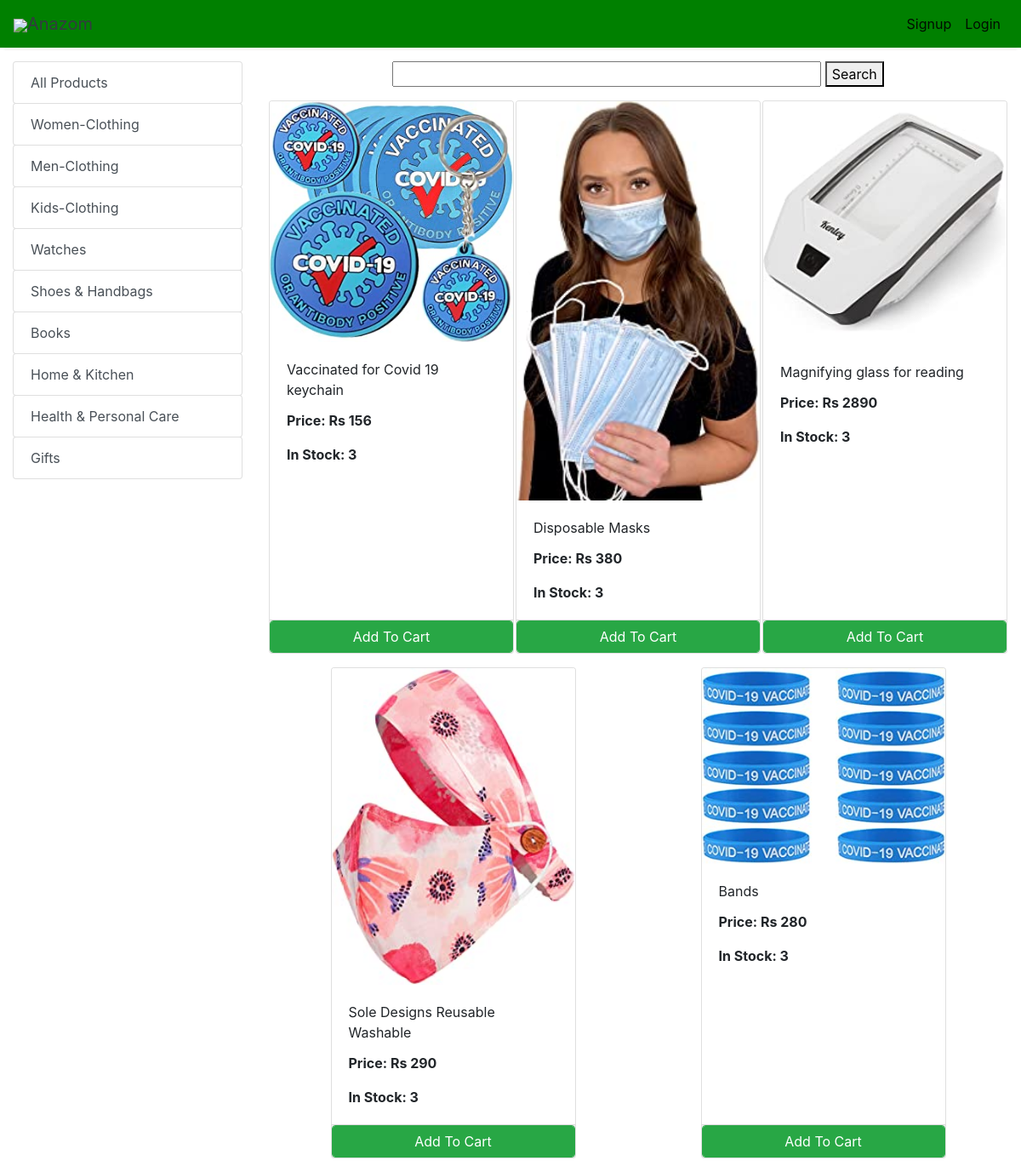
The page /store?category=29 on the database its author committed.
### store/models/category.py (models this page shows, shortened)
class Category(models.Model):
    name= models.CharField(max_length=50)
    @staticmethod
    def get_all_categories():
        return Category.objects.all()

### store/models/product.py (models this page shows, shortened)
class Products(models.Model):
    name = models.CharField(max_length=60)
    price= models.IntegerField(default=0)
    category= models.ForeignKey(Category,on_delete=models.CASCADE,default=1 )
    description= models.CharField(max_length=250, default='', blank=True, null= True)
    image= models.ImageField(upload_to='uploads/products/')
    seller = models.EmailField()
    quantity = models.IntegerField(default=0)
    @staticmethod
    def get_all_products_by_categoryid(category_id):
        if category_id:
            return Products.objects.filter (category=category_id)
        else:
            return Products.get_all_products();

### store/views/home.py (the view)
# urls.py: path('' , include('store.urls'))
def store(request):
    cart = request.session.get('cart')
    if not cart:
        request.session['cart'] = {}
    products = None
    categories = Category.get_all_categories()
    categoryID = request.GET.get('category')
    if categoryID:
        products = Products.get_all_products_by_categoryid(categoryID)
    else:
        products = Products.get_all_products();
    data = {}
    data['products'] = products
    data['categories'] = categories
    print('you are : ', request.session.get('email'))
    return render(request, 'index.html', data)

### store/templatetags/cart.py (called while the page is built)
@register.filter (name='is_in_cart')
def is_in_cart(product, cart):
    keys = cart.keys ()
    for id in keys:
        if int (id) == product.id:
            return True
    return False;

### store/templatetags/custom_filter.py (called while the page is built)
@register.filter(name='currency')
def currency(number):
    return "Rs "+str(number)

### store/templates/index.html (shortened to what this page needs)
{% extends 'base.html' %}
{% block content %}
{% load cart %}
{% load custom_filter %}
<div class="container-fluid mt-3">
	<div class="row">
		<div class="col-lg-3 mx-auto">
			<div class="list-group">
				<a href="/store" class="list-group-item list-group-item-action btn btn-outline-success">All Products</a>
				{% for category in categories %}
				<a href="/store?category={{category.id}}"
					class="list-group-item list-group-item-action btn btn-outline-success ">{{category.name}}</a>
				{% endfor %}
			</div>
		</div>
		<div id='products' class="col-lg-9 mx-auto">
			<form action="/find" method="POST">
				<div class="text-center col">
					<input type="text" name="item"
					 id="" placeholder="" style="width:60%">
					<button type="submit">Search</button>
				</div>
			</form>
			<div class="row mx-auto">
				{% for product in products %}
				<div class="card mx-auto mb-3" id={{product.id}} style="width: 18rem;">
					<img class="card-img-top" src="{{product.image.url}}" alt="Card image cap">
					<div class="card-body">
						<p class="card-title">{{product.name}}</p>
						<p class="card-text"><b>Price: {{product.price|currency}}</b></p>
						<p class="card-text"><b>In Stock: {{product.quantity}}</b></p>
					</div>
					<div class="card-footer p-0 no-gutters">
						{% if product|is_in_cart:request.session.cart %}
						<div class="row no-gutters">
							<form action="/#{{product.id}}" class="col-2 " method="post">
								{% csrf_token %}
								<input hidden type="text" name='product' value='{{product.id}}'>
								<input hidden type="text" name='remove' value='True'>
								<input type="submit" value=" - " class="btn btn-block btn-success border-right">
							</form>
							<div class="text-center col btn btn-success">{{product|cart_quantity:request.session.cart}} in Cart</div>
							<form action="/#{{product.id}}" class="col-2 " method="post">
								{% csrf_token %}
								<input hidden type="text" name='product' value='{{product.id}}'>
								<input type="submit" value=" + " class="btn btn-block btn-success border-left">
							</form>
						</div>
						{% else %}
						<form action="/#{{product.id}}" method="POST" class="btn-block">
							<input type="submit" class="float-right btn btn-success form-control"
								value="Add To Cart">
						</form>
						{% endif %}
					</div>
				</div>
				{% endfor %}
			</div>
		</div>
	</div>
</div>
{% endblock %}

### rows shown on the page
Category: name "Women-Clothing"
Category: name "Men-Clothing"
Category: name "Kids-Clothing"
Category: name "Watches"
Category: name "Shoes & Handbags"
Category: name "Books"
Category: name "Home & Kitchen"
Category: name "Health & Personal Care"
Category: name "Gifts"
Products: image (picture), name "Vaccinated for Covid 19 keychain", price "Rs 156", quantity "3"
Products: image (picture), name "Disposable Masks", price "Rs 380", quantity "3"
Products: image (picture), name "Magnifying glass for reading", price "Rs 2890", quantity "3"
Products: image (picture), name "Sole Designs Reusable Washable", price "Rs 290", quantity "3"
Products: image (picture), name "Bands", price "Rs 280", quantity "3"
